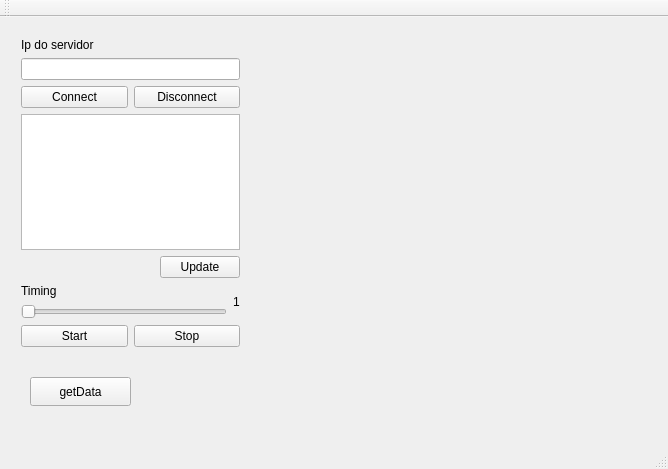
<?xml version="1.0" encoding="UTF-8"?>
<ui version="4.0">
 <class>MainWindow</class>
 <widget class="QMainWindow" name="MainWindow">
  <property name="geometry">
   <rect>
    <x>0</x>
    <y>0</y>
    <width>668</width>
    <height>469</height>
   </rect>
  </property>
  <property name="windowTitle">
   <string>MainWindow</string>
  </property>
  <widget class="QWidget" name="centralWidget">
   <widget class="QPushButton" name="pushButtonGet">
    <property name="geometry">
     <rect>
      <x>30</x>
      <y>360</y>
      <width>101</width>
      <height>29</height>
     </rect>
    </property>
    <property name="text">
     <string>getData</string>
    </property>
   </widget>
   <widget class="QWidget" name="widgetPlotter" native="true">
    <property name="geometry">
     <rect>
      <x>260</x>
      <y>10</y>
      <width>391</width>
      <height>331</height>
     </rect>
    </property>
   </widget>
   <widget class="QWidget" name="layoutWidget">
    <property name="geometry">
     <rect>
      <x>10</x>
      <y>10</y>
      <width>241</width>
      <height>331</height>
     </rect>
    </property>
    <layout class="QVBoxLayout" name="verticalLayout_7">
     <item>
      <layout class="QVBoxLayout" name="verticalLayout_6">
       <item>
        <layout class="QVBoxLayout" name="verticalLayout_4">
         <item>
          <layout class="QVBoxLayout" name="verticalLayout_3">
           <item>
            <layout class="QVBoxLayout" name="verticalLayout">
             <item>
              <widget class="QLabel" name="labelIpServer">
               <property name="text">
                <string>Ip do servidor</string>
               </property>
              </widget>
             </item>
             <item>
              <widget class="QLineEdit" name="lineEditIpServer">
               <property name="inputMask">
                <string/>
               </property>
              </widget>
             </item>
            </layout>
           </item>
           <item>
            <layout class="QVBoxLayout" name="verticalLayout_2">
             <item>
              <layout class="QHBoxLayout" name="horizontalLayout">
               <item>
                <widget class="QPushButton" name="pushButtonConnect">
                 <property name="text">
                  <string>Connect</string>
                 </property>
                </widget>
               </item>
               <item>
                <widget class="QPushButton" name="pushButtonDisconnect">
                 <property name="text">
                  <string>Disconnect</string>
                 </property>
                </widget>
               </item>
              </layout>
             </item>
             <item>
              <widget class="QListWidget" name="listWidget"/>
             </item>
            </layout>
           </item>
          </layout>
         </item>
         <item>
          <layout class="QHBoxLayout" name="horizontalLayout_2">
           <item>
            <spacer name="horizontalSpacer">
             <property name="orientation">
              <enum>Qt::Horizontal</enum>
             </property>
             <property name="sizeHint" stdset="0">
              <size>
               <width>40</width>
               <height>20</height>
              </size>
             </property>
            </spacer>
           </item>
           <item>
            <widget class="QPushButton" name="pushButtonUpdate">
             <property name="text">
              <string>Update</string>
             </property>
            </widget>
           </item>
          </layout>
         </item>
        </layout>
       </item>
       <item>
        <layout class="QHBoxLayout" name="horizontalLayout_3">
         <item>
          <layout class="QVBoxLayout" name="verticalLayout_5">
           <item>
            <widget class="QLabel" name="labelTiming">
             <property name="text">
              <string>Timing</string>
             </property>
            </widget>
           </item>
           <item>
            <widget class="QSlider" name="horizontalSliderTiming">
             <property name="minimum">
              <number>1</number>
             </property>
             <property name="orientation">
              <enum>Qt::Horizontal</enum>
             </property>
            </widget>
           </item>
          </layout>
         </item>
         <item>
          <widget class="QLabel" name="labelTimingValue">
           <property name="text">
            <string>1</string>
           </property>
          </widget>
         </item>
        </layout>
       </item>
      </layout>
     </item>
     <item>
      <layout class="QHBoxLayout" name="horizontalLayout_4">
       <item>
        <widget class="QPushButton" name="pushButtonStart">
         <property name="text">
          <string>Start</string>
         </property>
        </widget>
       </item>
       <item>
        <widget class="QPushButton" name="pushButtonStop">
         <property name="text">
          <string>Stop</string>
         </property>
        </widget>
       </item>
      </layout>
     </item>
    </layout>
   </widget>
  </widget>
  <widget class="QMenuBar" name="menuBar">
   <property name="geometry">
    <rect>
     <x>0</x>
     <y>0</y>
     <width>668</width>
     <height>22</height>
    </rect>
   </property>
  </widget>
  <widget class="QToolBar" name="mainToolBar">
   <attribute name="toolBarArea">
    <enum>TopToolBarArea</enum>
   </attribute>
   <attribute name="toolBarBreak">
    <bool>false</bool>
   </attribute>
  </widget>
  <widget class="QStatusBar" name="statusBar"/>
 </widget>
 <layoutdefault spacing="6" margin="11"/>
 <resources/>
 <connections/>
</ui>
